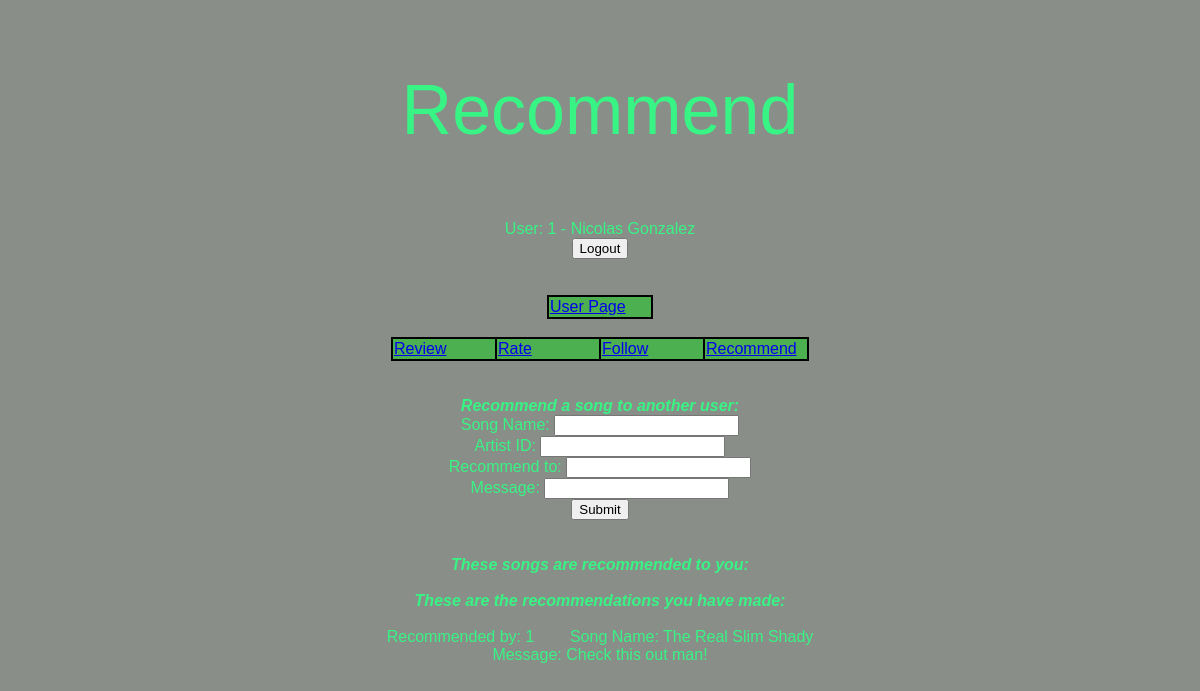
Before: /recommend.php (signed in) with the older database file.
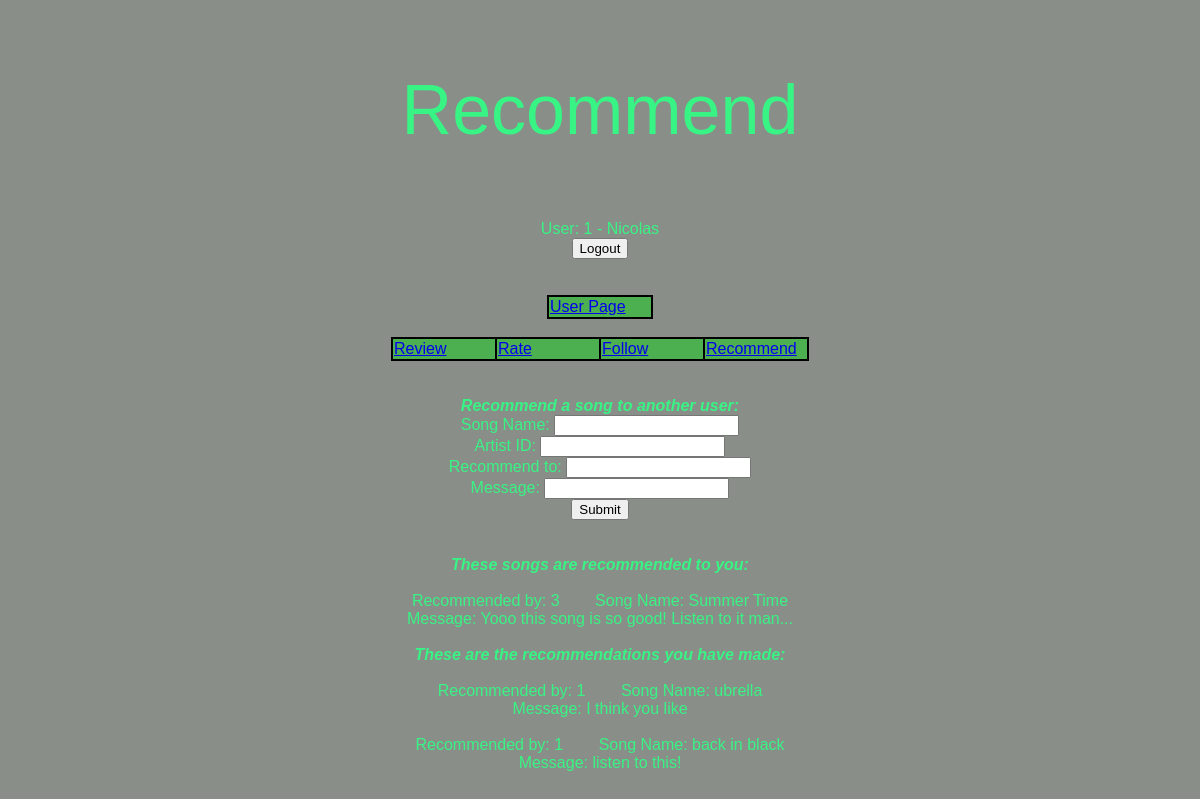
After: the same page with the newer database file.
### tables this page shows
CREATE TABLE IF NOT EXISTS `user` (
  `UserID` int(11) NOT NULL AUTO_INCREMENT,
  `DOB` date DEFAULT NULL,
  `Name` varchar(25) DEFAULT NULL,
  `Password` varchar(32) DEFAULT NULL,
  PRIMARY KEY (`UserID`)
);

CREATE TABLE IF NOT EXISTS `recommendation` (
  `RecomID` int(11) NOT NULL AUTO_INCREMENT,
  `SongName` varchar(25) DEFAULT NULL,
  `ArtistID` int(11) DEFAULT NULL,
  `ByUserID` int(11) DEFAULT '1',
  `ForUserID` int(11) NOT NULL DEFAULT '1',
  `Message` varchar(500) DEFAULT NULL,
  `Date` date DEFAULT NULL,
  PRIMARY KEY (`RecomID`),
  KEY `FK9` (`SongName`),
  KEY `FK11` (`ByUserID`),
  KEY `FK12` (`ForUserID`),
  KEY `FK10` (`ArtistID`)
);

### recommend.php (the view, shortened to what this page needs)
<!DOCTYPE html>
<html>
    <head>
        <link rel="stylesheet" href="styles/style.css">
    </head>
    <body>
        <?php
        include('config.php');
        $t = "&nbsp;&nbsp;&nbsp;&nbsp;&nbsp;&nbsp;&nbsp;&nbsp;";
        $userID = $_SESSION["UserID"];
        ?>
        <h3>Recommend</h3>
        <?php
        if (userID != "" && userID != NULL) {
            $sql = "SELECT * FROM user WHERE UserID = '$userID'";
            $result = $conn->query($sql);
            if ($result->num_rows > 0) {
                while ($row = $result->fetch_assoc()) {
                    echo "User: " . $row["UserID"] . " - " . $row["Name"] . "<br>";
                }
            }
        }
        ?>
        <form method="post" action="<?php echo htmlspecialchars($_SERVER["PHP_SELF"]); ?>">
            <input type="submit" name="Logout" value="Logout" />
        </form>
        <br><br>
        <table class="center">
            <tr>
                <td><a href="http://projbsn.cpsc.ucalgary.ca/userpage.php">User Page</a></td>
            </tr>
        </table>
        <br>
        <table class="center">
            <tr>
                <td><a href="http://projbsn.cpsc.ucalgary.ca/review.php">Review</a></td>
                <td><a href="http://projbsn.cpsc.ucalgary.ca/rate.php">Rate</a></td>
                <td><a href="http://projbsn.cpsc.ucalgary.ca/follow.php">Follow</a></td>
                <td><a href="http://projbsn.cpsc.ucalgary.ca/recommend.php">Recommend</a></td>
            </tr>
        </table>
        <br><br>
        <i><b>Recommend a song to another user:</i></b><br>
        <form action="recommend.php" method="post">
            Song Name: <input type="text" name="songname"><br>
            Artist ID: <input type="text" name="artistID"><br>
            Recommend to: <input type="text" name="recommendID"><br>
            Message: <input type="text" name="message"><br>
            <input type="submit" value="Submit">
        </form>
        <br><br>
        <?php
        echo "<strong><i>These songs are recommended to you:</i></strong><br><br>";
        $sql = "SELECT * FROM recommendation WHERE ForUserID = '$userID'";
        $result = $conn->query($sql);
        if ($result->num_rows > 0) {
            while ($row = $result->fetch_assoc()) {
                echo "Recommended by: " . $row["ByUserID"] . $t . "Song Name: " . $row["SongName"] . "<br>";
                echo "Message: " . $row["Message"] . "<br><br>";
            }
        }
        echo "<strong><i>These are the recommendations you have made:</i></strong><br><br>";
        $sql1 = "SELECT * FROM recommendation WHERE ByUserID = '$userID'";
        $result1 = $conn->query($sql1);
        if ($result1->num_rows > 0) {
            while ($row1 = $result1->fetch_assoc()) {
                echo "Recommended by: " . $row1["ByUserID"] . $t . "Song Name: " . $row1["SongName"] . "<br>";
                echo "Message: " . $row1["Message"] . "<br><br>";
            }
        }
        ?>
    </body>
</html>

Changed rows visible on the page:
removed recommendation: ByUserID "1", SongName "The Real Slim Shady", Message "Check this out man!"
changed user id 1: Name "Nicolas Gonzalez" → "Nicolas"
added recommendation: ByUserID "3", SongName "Summer Time", Message "Yooo this song is so good! Listen to it man..."
added recommendation: ByUserID "1", SongName "ubrella", Message "I think you like"
added recommendation: ByUserID "1", SongName "back in black", Message "listen to this!"
